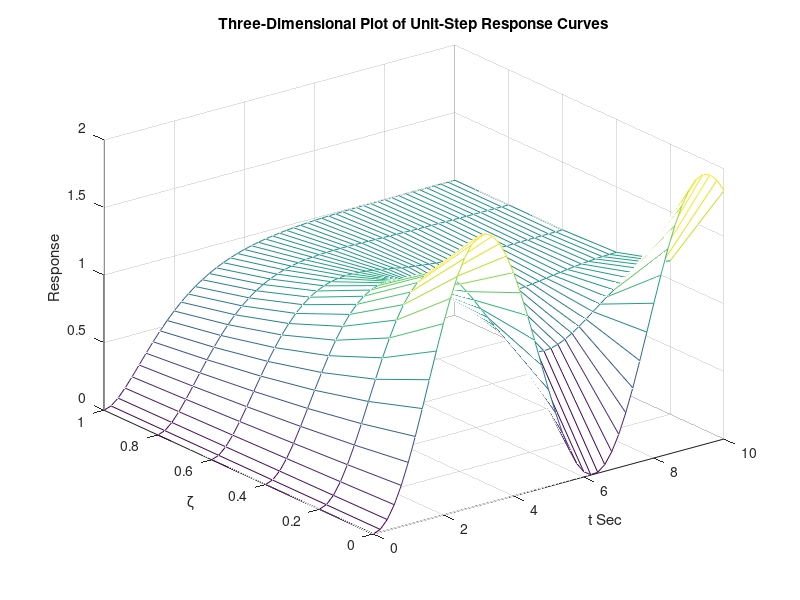

MATLAB code to generate this figure:
pkg load control
%Two dimensional plot and three dimesional plot of unit step response
%curves for the standard second-order system with wn=1
% and zeta = 0, 0.2, 0.4, 0.6, 0.8, and 1

t = 0:0.2:10;
zeta = [0 0.2 0.4 0.6 0.8 1];
for n =1:6
  num = [0 0 1];
  den = [1 2*zeta(n) 1];
  sys = tf(num,den);
  [y(1:51,n),t,x] = step(sys,t);
end
%To plot two dimensional plots
plot(t,y)
grid on
title('Plot of Unit-Step Response curves with \omega_n=1 and \zeta=0, 0.2, 0.4, 0.6, 0.8, 1')
xlabel('t(sec)')
ylabel('Response')
text(4.1,1.86,'\zeta=0')
text(3.5,1.5,'0.2')
text(3.5,1.24,'0.4')
text(3.5,1.08,'0.6')
text(3.5,0.95,'0.8')
text(3.5,0.86,'1')

%To plot a three-dimensional diagram, enter the command mesh(t,zeta,y')
mesh(t,zeta,y')
title('Three-Dimensional Plot of Unit-Step Response Curves')
xlabel('t Sec')
ylabel('\zeta')
zlabel('Response')